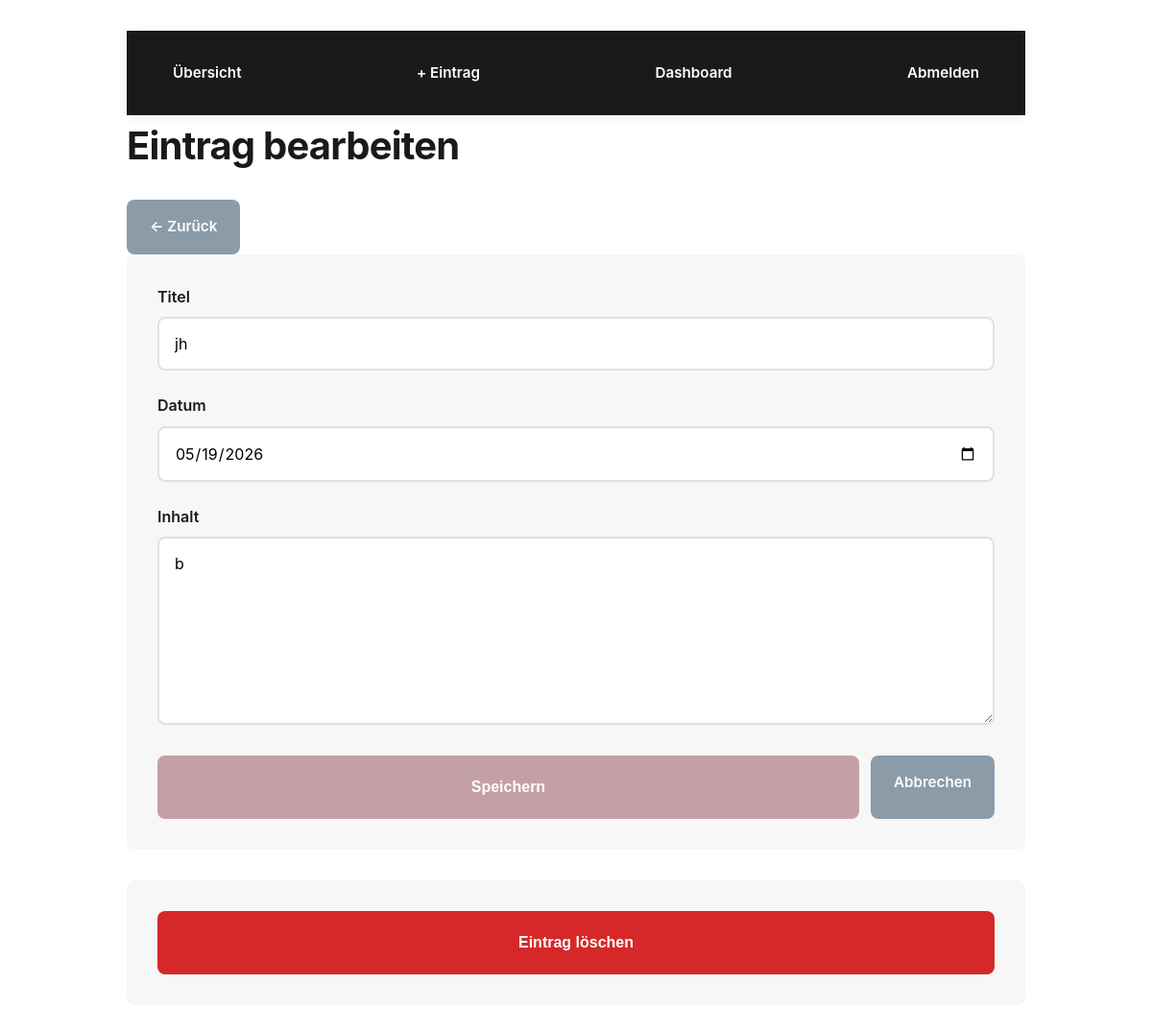
Page /edit/1 (signed in) on the committed database.
### main.py (models this page shows)
class Entry(db.Model):
    id = db.Column(db.Integer, primary_key=True)
    user_id = db.Column(db.Integer, db.ForeignKey('user.id'), nullable=False)
    title = db.Column(db.String(200), nullable=False)
    date = db.Column(db.Date, nullable=False)
    content = db.Column(db.Text, nullable=False)

### main.py (the view, shortened to what this page needs)
@app.route("/edit/<int:entry_id>", methods=["GET", "POST"])
def edit_entry(entry_id):
    redirect_response, user_obj = get_user_or_redirect()
    if redirect_response:
        return redirect_response
    entry = Entry.query.filter_by(id=entry_id, user_id=user_obj.id).first()
    if not entry:
        return redirect(url_for("overview"))
    return render_template("edit_entry.html", entry=entry)

### main.py (called while the page is built)
def get_current_user():
    return session.get("user")

def get_user_or_redirect():
    username = get_current_user()
    if not username:
        return redirect(url_for("login")), None
    user_obj = User.query.filter_by(username=username).first()
    if not user_obj:
        session.clear()
        return redirect(url_for("login")), None
    return None, user_obj

### templates/edit_entry.html (shortened to what this page needs)
{% extends "base.html" %}
{% block content %}
<div class="page-header flex-between">
  <h1>Eintrag bearbeiten</h1>
  <a href="{{ url_for('overview') }}" class="btn btn-secondary">← Zurück</a>
</div>
<form method="POST" style="margin-bottom: 32px;">
  <div class="form-group">
    <label>Titel</label>
    <input type="text" name="title" value="{{ entry.title }}" required>
  </div>
  <div class="form-group">
    <label>Datum</label>
    <input type="date" name="date" value="{{ entry.date.strftime('%Y-%m-%d') }}" required>
  </div>
  <div class="form-group">
    <label>Inhalt</label>
    <textarea name="content" rows="8" required>{{ entry.content }}</textarea>
  </div>
  <div style="display: flex; gap: 12px;">
    <button type="submit" class="btn btn-primary">Speichern</button>
    <a href="{{ url_for('overview') }}" class="btn btn-secondary">Abbrechen</a>
  </div>
</form>
<form method="POST" action="{{ url_for('delete_entry', entry_id=entry.id) }}" onsubmit="return confirm('Eintrag wirklich löschen?');">
  <button type="submit" class="btn btn-danger">Eintrag löschen</button>
</form>
{% endblock %}

### static/style.css (style rules this page uses)
:root { --primary: #C59FA6; --primary-light: #D4B0B7; --primary-dark: #A67A84; --white: #FFFFFF; --gray-light: #F7F7F7; --gray-medium: #E0E0E0; --gray-dark: #333333; --text: #1A1A1A; --accent: #8B9BA8; --spacing-xs: 0.5rem; --spacing-sm: 1rem; --spacing-md: 1.5rem; --spacing-lg: 2rem; --spacing-xl: 3rem; --border-radius: 8px; --transition: all 0.3s cubic-bezier(0.4, 0, 0.2, 1); }
* { margin: 0; padding: 0; box-sizing: border-box; }
body { font-family: -apple-system, BlinkMacSystemFont, 'Segoe UI', 'Roboto', 'Oxygen', 'Ubuntu', 'Cantarell', 'Fira Sans', 'Droid Sans', 'Helvetica Neue', sans-serif; background-color: var(--white); color: var(--text); line-height: 1.6; font-size: 16px; -webkit-font-smoothing: antialiased; -moz-osx-font-smoothing: grayscale; }
html, body, #app { height: 100%; }
h1 { font-size: 2.5rem; font-weight: 700; letter-spacing: -0.02em; margin-bottom: var(--spacing-md); color: var(--text); }
a { color: var(--primary); text-decoration: none; transition: var(--transition); font-weight: 500; }
form { background-color: var(--gray-light); padding: var(--spacing-lg); border-radius: var(--border-radius); margin-bottom: var(--spacing-lg); }
label { display: block; margin-bottom: var(--spacing-xs); font-weight: 600; color: var(--text); }
input[type="text"], input[type="email"], input[type="password"], input[type="date"], textarea, select { width: 100%; padding: var(--spacing-sm); margin-bottom: var(--spacing-md); border: 2px solid var(--gray-medium); border-radius: var(--border-radius); font-family: inherit; font-size: 1rem; transition: var(--transition); background-color: var(--white); }
textarea { resize: vertical; min-height: 150px; font-family: inherit; }
button, .btn { display: inline-block; padding: var(--spacing-sm) var(--spacing-md); background-color: var(--primary); color: var(--white); border: none; border-radius: var(--border-radius); font-size: 0.95rem; font-weight: 600; cursor: pointer; transition: var(--transition); text-decoration: none; }
button[type="submit"] { width: 100%; padding: var(--spacing-md); font-size: 1rem; }
.btn-secondary { background-color: var(--accent); }
.btn-danger { background-color: #d62828; }

### rows in the picture
Entry: title "jh", date "05/19/2026", content "b"
